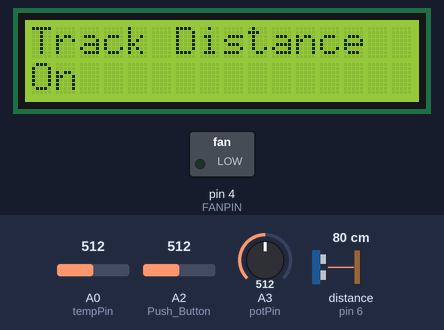
The sketch below on a simulated Arduino Uno, built with avr-gcc and run on an emulated ATmega328P. Parts: 16×2 character LCD, switched loads named in the sketch (green lamp = pin HIGH). The inputs (shaded band) are chosen by the test bench; at power-on: A2 (Push_Button) = 512, A0 (tempPin) = 512, A3 (potPin) = 512, distance to the obstacle (sensor on pin 6) 80 cm. The echo pulse lasts 58.3 µs per cm.

Above: at 0.6 s.
At 7.7 s:
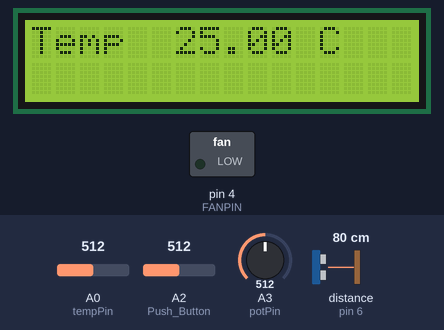
7.8 s: A2 (Push_Button) set to 692
10.9 s: A2 (Push_Button) set to 712
At 12.2 s:
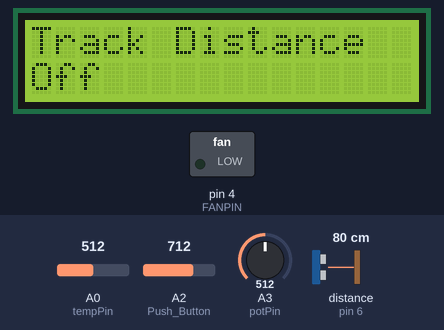
Timing chart, 0 to 13.9 s (numbered marks = the images above; inputs shaded):
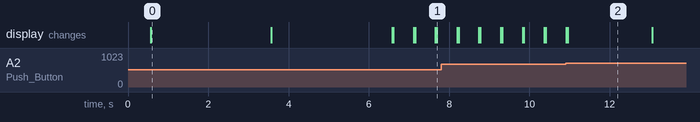

Measured:
- the behaviour switches between 700 and 701 on A2 (Push_Button) (found by bisection; images 1 and 2)
- after the input at 10.9 s, the display: first differs from a run without the input after 0.06 s (image 2)
- what the display in image 0 shows lasts 3.0 s, from 0.6 s to 3.6 s
- what the display in image 2 shows lasts 2.1 s, from 11.0 s to 13.1 s

The sketch:

sensor_based_fan.ino
```cpp
#include "SR04.h"
#include <dht_nonblocking.h>
#include <LiquidCrystal.h>


#define tempPin 0
#define Push_Button 2
#define potPin 3
#define FANPIN 4
#define ECHO_PIN 5 //sonar sensor
#define TRIG_PIN 6 //sonar sensor


int potpinval;           // variable to store the value coming from the sensor
int Pottempread;
int buttonval;
boolean mode = true;
float tempC;
long sonardistance;


LiquidCrystal lcd(7, 8, 9, 10, 11, 12);

SR04 sr04 = SR04(ECHO_PIN, TRIG_PIN);


void setup() {
  pinMode(FANPIN, OUTPUT);
  lcd.begin(16, 2);
  delay(500);
  lcd.setCursor(0, 0);
  lcd.print("Track Distance ");
  lcd.setCursor(0, 1);
  lcd.print("On ");
  mode = true;
  delay(3000);
  setupmintemp();
  clearscreen();
}


void clearscreen()
{
  lcd.setCursor(0, 0);
  lcd.print("                 ");
  lcd.setCursor(0, 1);
  lcd.print("                 ");
}

void MinTempcheck()
{
  if (Pottempread < tempC)
  {
    analogWrite(FANPIN, 255);
  }
  else
  {
    analogWrite(FANPIN, 0);
  }
}


void buttoncheck()
{

  buttonval = analogRead(Push_Button);    // read the value from the sensor
  if (buttonval > 700)
  {
    ChangeMode();
  }

}

void ChangeMode()
{
  clearscreen();
  if (mode == true)
  {
    lcd.setCursor(0, 0);
    lcd.print("Track Distance ");
    lcd.setCursor(0, 1);
    lcd.print("Off ");
    mode = false;
  }
  else
  {
    lcd.setCursor(0, 0);
    lcd.print("Track Distance ");
    lcd.setCursor(0, 1);
    lcd.print("On ");
    mode = true;

  }

  delay(2000);


}

void setupmintemp()
{
  potpinval = analogRead(potPin);
  Pottempread = potpinval / 20;

  lcd.setCursor(0, 0);
  lcd.print("Minimum Temp Value:");
  lcd.setCursor(0, 1);
  lcd.print(Pottempread);
  lcd.setCursor(3, 1);
  lcd.print("c");

  delay(3000);
}
void potchange() {

  clearscreen();

  delay(100);
  while (potpinval > (analogRead(potPin) + 20) || potpinval < (analogRead(potPin) - 20))

  {

    potpinval = analogRead(potPin);    // read the value from the sensor
    Pottempread = potpinval / 20;

    lcd.setCursor(0, 0);
    lcd.print("Set Min Temp:");
    lcd.setCursor(0, 1);
    lcd.print(Pottempread);
    lcd.setCursor(3, 1);
    lcd.print("c");
    delay(500);
  }

  for (int i = 0; i < 10; i++)
  {
    potpinval = analogRead(potPin);    // read the value from the sensor
    delay(100);
    if (potpinval > (analogRead(potPin) + 20) || potpinval < (analogRead(potPin) - 20))
    {
      potchange();
    }
  }
}

void loop() {

  float temperature;
  float humidity;
  int tempReading = analogRead(tempPin);
  double tempK = log(10000.0 * ((1024.0 / tempReading - 1)));
  tempK = 1 / (0.001129148 + (0.000234125 + (0.0000000876741 * tempK * tempK )) * tempK );       //  Temp Kelvin
  tempC = tempK - 273.15;            // Convert Kelvin to Celcius

 sonardistance = sr04.Distance();


  lcd.setCursor(0, 0);
  lcd.print("Temp        C");
  lcd.setCursor(6, 0);
  lcd.print(tempC);


  if (mode)
  {
    if (sonardistance < 30)
    {
      lcd.setCursor(0, 1);
      lcd.print("Distance    cm");
      lcd.setCursor(9, 1);
      lcd.print(sonardistance);
      MinTempcheck();
    }
    else
    {
      lcd.setCursor(0, 1);
      lcd.print("              ");
      analogWrite(FANPIN, 0);

    }
  }
  if (!(mode))
  {
    MinTempcheck();
  }


  for (int i = 0; i < 5; i++)
  {
    buttoncheck();
    potpinval = analogRead(potPin);
    delay(100);
    if (potpinval > (analogRead(potPin) + 20) || potpinval < (analogRead(potPin) - 20))
    {
      potchange();
    }
  }
  clearscreen();
}
```
